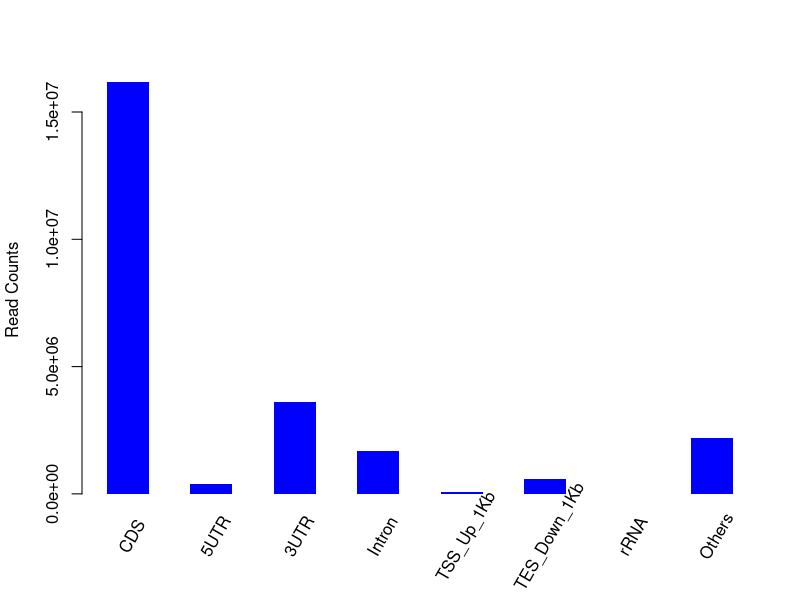

This figure's R source:
png("/rds/user/is460/hpc-work/muscle-rnaseq/ezbamqc/output/figs/srpk3_wt_ttnb_wt_6.read_distr.png",width=500,height=500,units="px")
M=c(16178545,375330,3614514,1699225,83032,578329,2240,2191843)
Mname=c("CDS","5UTR","3UTR","Intron","TSS_Up_1Kb","TES_Down_1Kb","rRNA","Others")
val = barplot(M,xlab="",space=1,ylab="Read Counts",col="blue",border="NA")
text(x=seq(val[1],val[8],by=2),y=rep(0,8),srt=60,adj=0,offset=2,pos=1,xpd=T,labels=Mname)
dev.state = dev.off()
